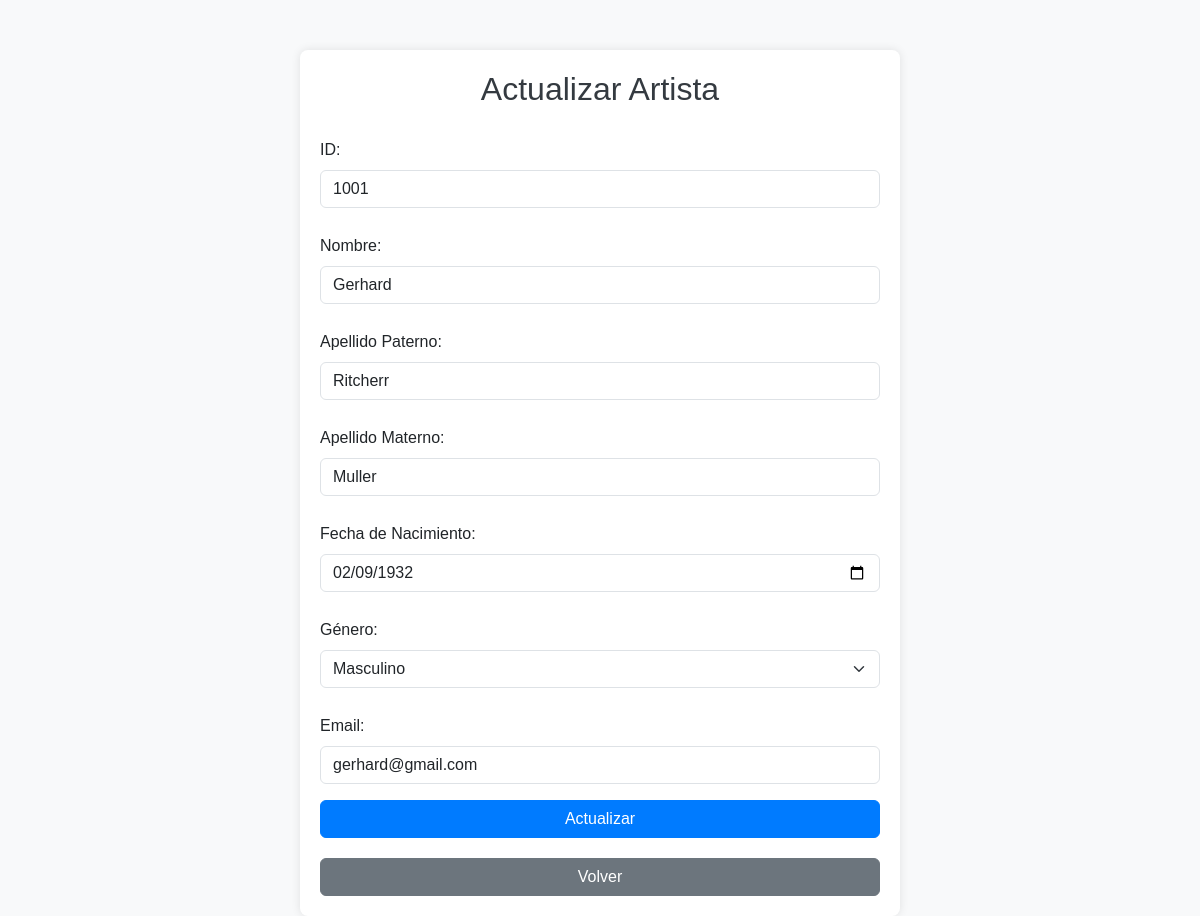
/groundzero/artistas_findEdit/1001, run on the app's committed database.
### groundzero/models.py (models this page shows, shortened)
class Artista(models.Model):
    id = models.CharField(primary_key=True, max_length=10)
    nombre = models.CharField(max_length=20)
    apellido_paterno = models.CharField(max_length=20)
    apellido_materno = models.CharField(max_length=20)
    fecha_nacimiento = models.DateField(blank=False, null=False)
    id_genero = models.ForeignKey('Genero',on_delete=models.CASCADE, db_column='idGenero')
    email = models.EmailField(unique=True, max_length=100, blank=True, null=True)
    activo = models.IntegerField()

class Genero(models.Model):
    id_genero = models.AutoField(db_column='idGenero', primary_key=True)
    genero = models.CharField(max_length=20, blank=False, null=False)

### groundzero/views.py (the view)
# urls.py: path('artistas_findEdit/<str:pk>', views.artistas_findEdit, name='artistas_findEdit'),
def artistas_findEdit(request,pk):
    if pk !="":
        artista=Artista.objects.get(id=pk)
        generos=Genero.objects.all()
        print(type(artista.id_genero.genero))
        context={'artista':artista,'generos':generos}
        if artista:
            return render(request,'groundzero/artistas_edit.html',context)
        else:
            context={'mensaje':"Error, ID no existe"}
            return render(request, 'groundzero/artistas_list.html',context)

### groundzero/templates/groundzero/artistas_edit.html (shortened to what this page needs)
<!DOCTYPE html>
<html lang="en">
<head>
    {% load static %}
    <link href="https://cdn.jsdelivr.net/npm/bootstrap@5.3.3/dist/css/bootstrap.min.css" rel="stylesheet">
</head>
<body>
    <div class="container">
        {% if artista %}
        <h2 class="text-center">Actualizar Artista</h2>
        <form action="{% url 'artistasUpdate' %}" method="POST" class="needs-validation" novalidate>
            <div class="mb-3">
                <label for="id" class="form-label">ID:</label>
                <input type="text" class="form-control" name="id" id="id" value="{{ artista.id }}" readonly>
            </div>
            <div class="mb-3">
                <label for="nombre" class="form-label">Nombre:</label>
                <input type="text" class="form-control" name="nombre" id="nombre" value="{{ artista.nombre }}" required>
            </div>
            <div class="mb-3">
                <label for="paterno" class="form-label">Apellido Paterno:</label>
                <input type="text" class="form-control" name="paterno" id="paterno" value="{{ artista.apellido_paterno }}" required>
            </div>
            <div class="mb-3">
                <label for="materno" class="form-label">Apellido Materno:</label>
                <input type="text" class="form-control" name="materno" id="materno" value="{{ artista.apellido_materno }}" required>
            </div>
            <div class="mb-3">
                <label for="fechaNac" class="form-label">Fecha de Nacimiento:</label>
                <input type="date" class="form-control" name="fechaNac" id="fechaNac" value="{{ artista.fecha_nacimiento|date:'Y-m-d' }}" required>
            </div>
            <div class="mb-3">
                <label for="genero" class="form-label">Género:</label>
                <select class="form-select" name="genero" id="genero" required>
                    {% for genero in generos %}
                        <option value="{{ genero.id_genero }}" {% if genero.genero == artista.id_genero.genero %}selected{% endif %}>{{ genero.genero }}</option>
                    {% endfor %}
                </select>
            </div>
            <div class="mb-3">
                <label for="email" class="form-label">Email:</label>
                <input type="email" class="form-control" name="email" id="email" value="{{ artista.email }}" required>
            </div>
            <button type="submit" class="btn btn-primary btn-block">Actualizar</button>
        </form>
        {% endif %}
        <a href="{% url 'crud' %}" class="btn btn-secondary btn-block return-link">Volver</a>
    </div>
</body>
</html>

### groundzero/templates/groundzero/artistas_edit.html (style rules this page uses)
body { background-color: #f8f9fa; font-family: 'Arial', sans-serif; }
.container { max-width: 600px; margin: auto; background-color: #ffffff; padding: 20px; border-radius: 8px; box-shadow: 0 0 10px rgba(0, 0, 0, 0.1); margin-top: 50px; }
h2 { color: #343a40; margin-bottom: 20px; }
.btn-primary { background-color: #007bff; border-color: #007bff; }
.btn-secondary { background-color: #6c757d; border-color: #6c757d; }
.form-label { margin-top: 10px; }
.btn-block { width: 100%; }
.return-link { display: block; margin-top: 20px; text-align: center; }

### data on the page
Artista: id "1001", nombre "Gerhard", paterno "Ritcherr", materno "Muller", fechaNac "02/09/1932", genero "Masculino", email "gerhard@gmail.com"
